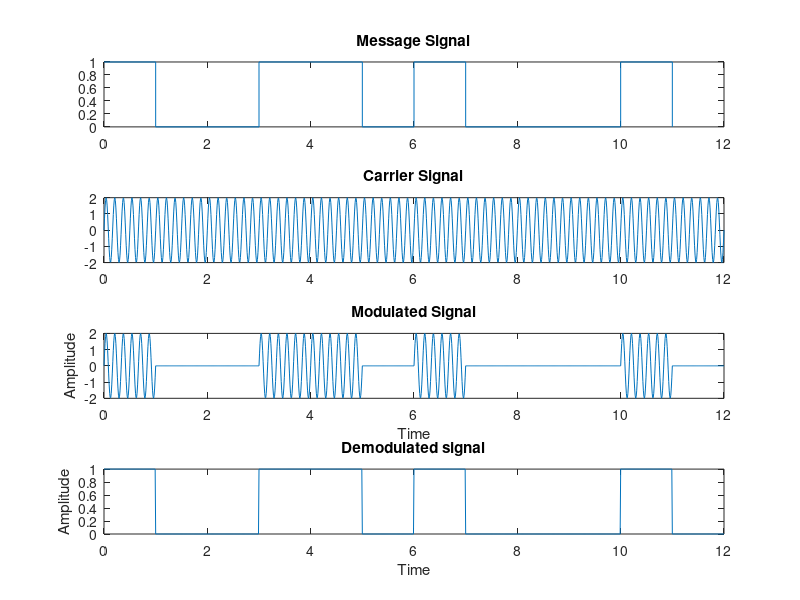

The MATLAB script that drew this image:
clc
close all

a=2;
f=6;

%6 bits are used An extra zero to prevent array mismatch. 

m = [1 0 0 1 1 0 1 0 0 0 1 0];
t = 0:0.01:length(m);
t2=0:length(m)-1;

subplot(411);
stairs(t2,m)
title('Message Signal')

y= a*sin(2*pi*f*t);
subplot(412)
plot(t,y)
title('Carrier Signal')

for i=1:length(m)
    for j=(i-1)*100:i*100
        if m(i) == 1
            s(j+1) = y(j+1);
        else
            s(j+1) = 0;
        end
    end
end

disp(t);
disp(s);

subplot(413)
plot(t,s);
title('Modulated Signal');
xlabel('Time');
ylabel('Amplitude');

for i=1:length(m)
   for j=(i-1)*100:i*100
        if(s(j+1)==y(j+1))
            x(j+1)=1;
        else
            x(j+1)=0;
        end
    end
end

subplot(414)
plot(t, x);
title('Demodulated signal');
xlabel('Time');
ylabel('Amplitude');


